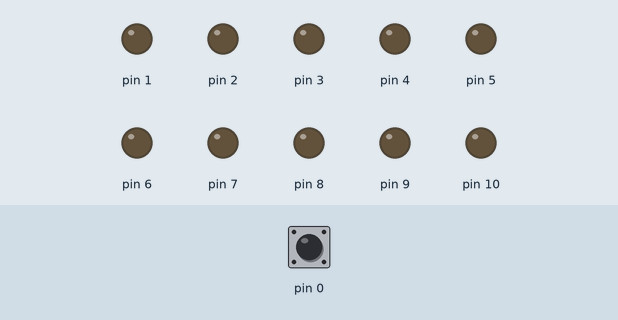
This sketch was run on a simulated Arduino Uno, built with avr-gcc and run on an emulated ATmega328P. On the bench: output pins drawn as LEDs (lit = HIGH). Inputs (shaded band) come from the test bench; at power-on: pin 0 HIGH.

Above: at 4.8 s.
4.9 s: pin 0 pulled LOW for 2.35 s
At 6.1 s:
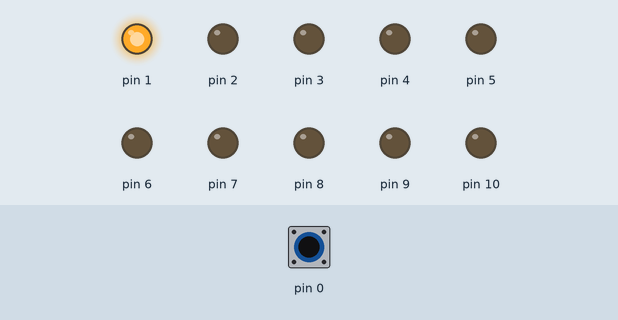
At 6.5 s:
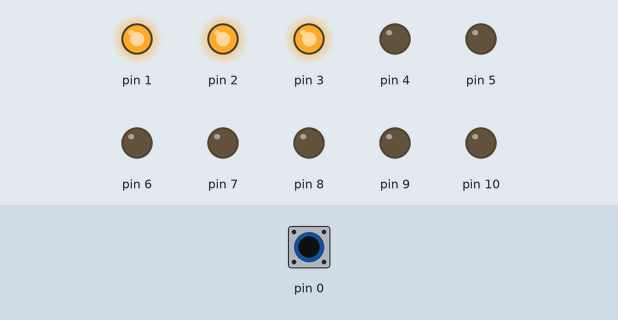
Timing chart, 0 to 11.3 s (numbered marks = the images above; inputs shaded):
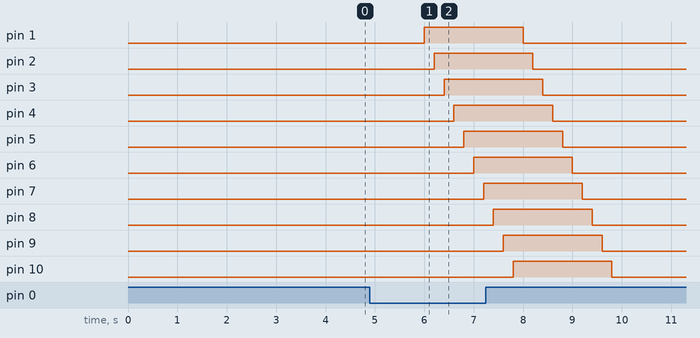

The sketch:

ten_led_on_off_24.ino
```cpp
int s=0;
int d=200;
void setup() {
pinMode(0,INPUT_PULLUP);
for(int i=1;i<11;i++)
{pinMode(i, OUTPUT);}
}
void loop() {
s=digitalRead(0);
if(s==0){
 for(int j=1;j<11;j++){
  digitalWrite(j,HIGH);
  delay(d);}
}
else{
 for(int j=1;j<11;j++){
  digitalWrite(j,LOW);
  delay(d);}
}
}
```

Measured:
- after the input at 4.9 s, pin 1: LOW → HIGH after 1.1 s, → LOW 2.0 s later; pin 2: LOW → HIGH after 1.3 s, → LOW 2.0 s later; pin 3: LOW → HIGH after 1.5 s, → LOW 2.0 s later; pin 4: LOW → HIGH after 1.7 s, → LOW 2.0 s later; pin 5: LOW → HIGH after 1.9 s, → LOW 2.0 s later
